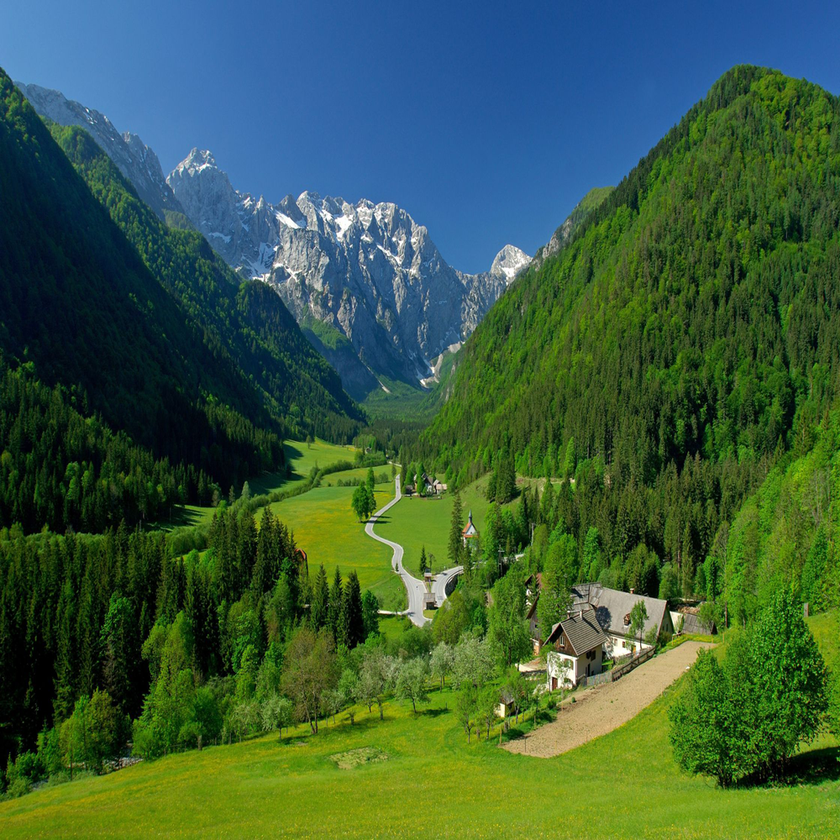
#> input picture 11. hafta/resim/harman_1.png, 840 x 840 px, shrunk from 1000 x 1000 before the run
$ python 3_resim_harmanlama.py
#> lines starting #> are read from the running program, lines starting #| are printed output that depends on the picture
import cv2 as cv

resim1 = cv.imread("resim/harman_1.png")
#> resim1 is the input picture: shape (840, 840, 3); mean B, G, R 63.4, 91.6, 58.8
resim2 = cv.imread("resim/harman_2.png")
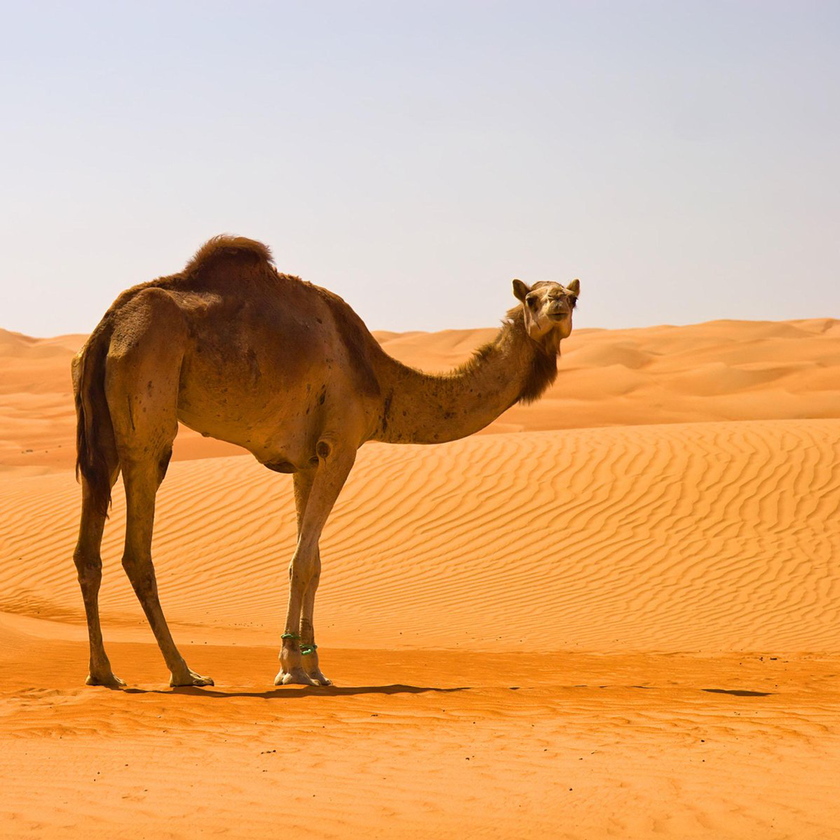
#> input picture 11. hafta/resim/harman_2.png, 840 x 840 px, shrunk from 1000 x 1000 before the run
#> resim2 is the input picture: shape (840, 840, 3); mean B, G, R 118.8, 168.6, 220.3

#sonuc = cv.addWeighted(resim1, .2, resim2, .8, -150)
#sonuc = cv.addWeighted(resim1, .2, resim2, .8, 150)
sonuc = cv.addWeighted(resim1, .2, resim2, .8, 0)
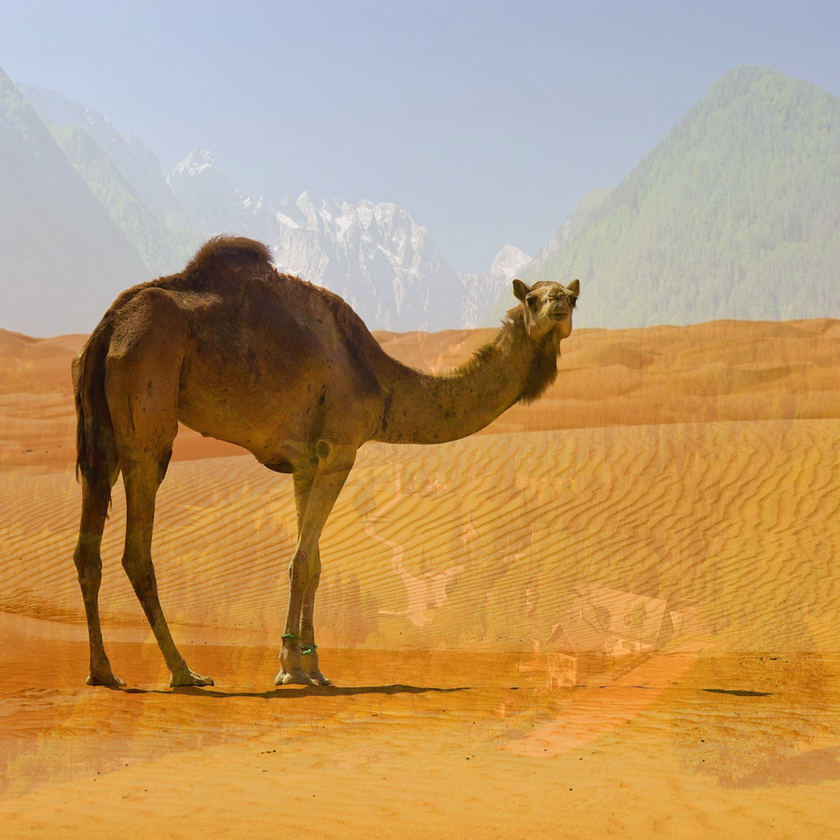
#> sonuc: shape (840, 840, 3); mean B, G, R 107.7, 153.2, 188

cv.imshow("harman", sonuc)
cv.waitKey(0)
